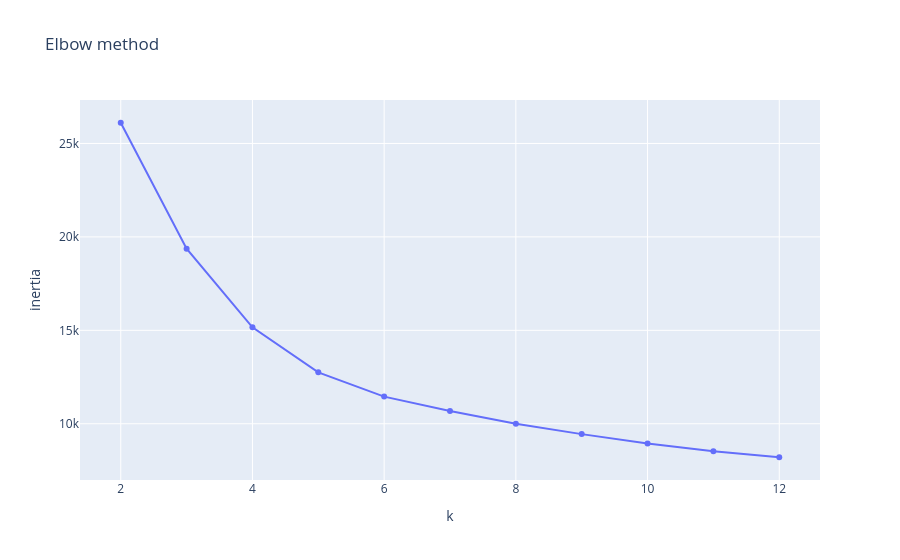
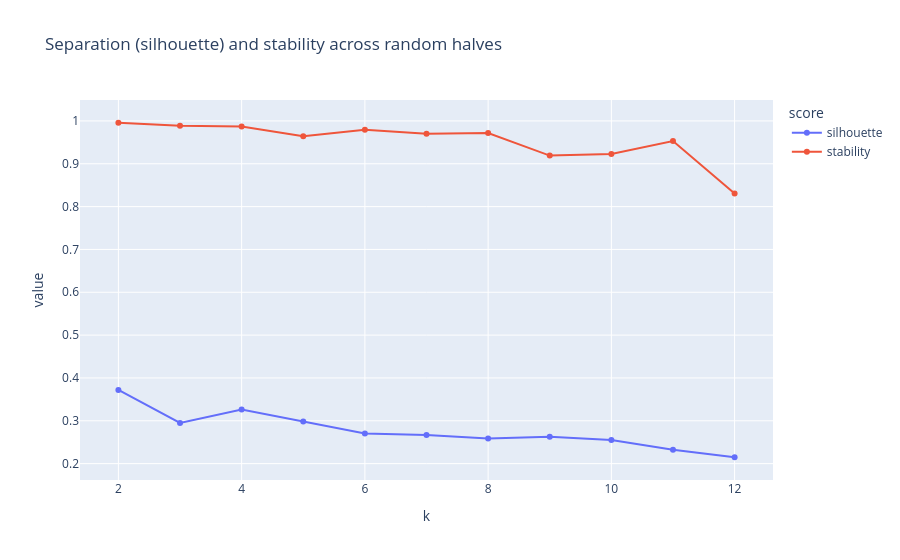

Notebook cell for these charts, in order:
### Markdown cell above
## Step 3 — Choose the number of clusters

**What was done:** k-means was run for every number of clusters in `K_OPTIONS`, and three scores were compared to pick `N_CLUSTERS`.

**How:**

- **Inertia** (elbow method): the total squared distance from each song to its cluster's center. It always drops as k grows; the point where the drop levels off (the "elbow") is a good trade-off.
- **Silhouette**: for each song, how much closer it is to its own cluster than to the nearest other cluster, averaged over all songs. It runs from −1 to 1, and higher means better-separated clusters. Because it compares every pair of songs, it's computed on a random sample of `SILHOUETTE_SAMPLE` songs, which is plenty for an average.
- **Stability** (the test for generalization): split the songs randomly into two halves, fit k-means on each half separately, then label *every* song with both models and measure how much the two labelings agree. Agreement is measured with the **adjusted Rand index**: 1 means identical groupings, 0 means no better than chance, and the cluster numbers themselves don't matter. This is repeated `STABILITY_REPEATS` times and averaged.

A k that gives **high stability** produces the same clusters whichever songs it learns from, which is the best evidence available that the clusters describe general sound patterns and would hold up on a new dataset. Values of k larger than the songs available in half the data are skipped, so small datasets don't crash. On the current ~86,000 songs this step takes about 2 minutes.

### Code cell
def split_half_agreement(X, k):
    # Fit k-means on two random halves, label every song with both, and average their agreement (adjusted Rand index)
    rng = np.random.default_rng(RANDOM_STATE)
    agreements = []
    for repeat in range(STABILITY_REPEATS):
        shuffled = rng.permutation(len(X))
        half_a, half_b = shuffled[: len(X) // 2], shuffled[len(X) // 2:]
        model_a = KMeans(n_clusters=k, n_init=10, random_state=repeat).fit(X.iloc[half_a])
        model_b = KMeans(n_clusters=k, n_init=10, random_state=repeat).fit(X.iloc[half_b])
        agreements.append(adjusted_rand_score(model_a.predict(X), model_b.predict(X)))
    return np.mean(agreements)


scores = []
for k in K_OPTIONS:
    if k >= len(X) // 2:  # not enough songs in each half for this many clusters
        break
    model = KMeans(n_clusters=k, n_init=10, random_state=RANDOM_STATE).fit(X)
    scores.append({"k": k,
                   "inertia": model.inertia_,
                   "silhouette": silhouette_score(X, model.labels_, sample_size=min(SILHOUETTE_SAMPLE, len(X)),
                                                 random_state=RANDOM_STATE),
                   "stability": split_half_agreement(X, k)})
scores = pd.DataFrame(scores)

px.line(scores, x="k", y="inertia", markers=True, title="Elbow method").show()
px.line(scores.melt(id_vars="k", value_vars=["silhouette", "stability"], var_name="score"),
        x="k", y="value", color="score", markers=True,
        title="Separation (silhouette) and stability across random halves").show()
scores.round(3)

### Figure 1 — Plotly figure (JSON) as saved in the notebook; plotly's stock layout.template omitted (floating-point values rounded to 4 significant figures)
{"data": [{"hovertemplate": "k=%{x}<br>inertia=%{y}<extra></extra>", "legendgroup": "", "line": {"color": "#636efa", "dash": "solid"}, "marker": {"symbol": "circle"}, "mode": "lines+markers", "name": "", "orientation": "v", "showlegend": false, "type": "scatter", "x": [2, 3, 4, 5, 6, 7, 8, 9, 10, 11, 12], "xaxis": "x", "y": [26110.0, 19370.0, 15160.0, 12750.0, 11450.0, 10680.0, 10000.0, 9447.0, 8940.0, 8526.0, 8209.0], "yaxis": "y"}], "layout": {"legend": {"tracegroupgap": 0}, "title": {"text": "Elbow method"}, "xaxis": {"anchor": "y", "domain": [0, 1], "title": {"text": "k"}}, "yaxis": {"anchor": "x", "domain": [0, 1], "title": {"text": "inertia"}}}}

### Figure 2 — Plotly figure (JSON) as saved in the notebook; plotly's stock layout.template omitted (floating-point values rounded to 4 significant figures)
{"data": [{"hovertemplate": "score=silhouette<br>k=%{x}<br>value=%{y}<extra></extra>", "legendgroup": "silhouette", "line": {"color": "#636efa", "dash": "solid"}, "marker": {"symbol": "circle"}, "mode": "lines+markers", "name": "silhouette", "orientation": "v", "showlegend": true, "type": "scatter", "x": [2, 3, 4, 5, 6, 7, 8, 9, 10, 11, 12], "xaxis": "x", "y": [0.3719, 0.295, 0.3262, 0.2985, 0.2705, 0.2668, 0.2587, 0.2628, 0.2552, 0.2326, 0.2149], "yaxis": "y"}, {"hovertemplate": "score=stability<br>k=%{x}<br>value=%{y}<extra></extra>", "legendgroup": "stability", "line": {"color": "#EF553B", "dash": "solid"}, "marker": {"symbol": "circle"}, "mode": "lines+markers", "name": "stability", "orientation": "v", "showlegend": true, "type": "scatter", "x": [2, 3, 4, 5, 6, 7, 8, 9, 10, 11, 12], "xaxis": "x", "y": [0.9957, 0.9885, 0.9868, 0.9642, 0.9794, 0.9698, 0.9718, 0.919, 0.9229, 0.9529, 0.8305], "yaxis": "y"}], "layout": {"legend": {"title": {"text": "score"}, "tracegroupgap": 0}, "title": {"text": "Separation (silhouette) and stability across random halves"}, "xaxis": {"anchor": "y", "domain": [0, 1], "title": {"text": "k"}}, "yaxis": {"anchor": "x", "domain": [0, 1], "title": {"text": "value"}}}}
